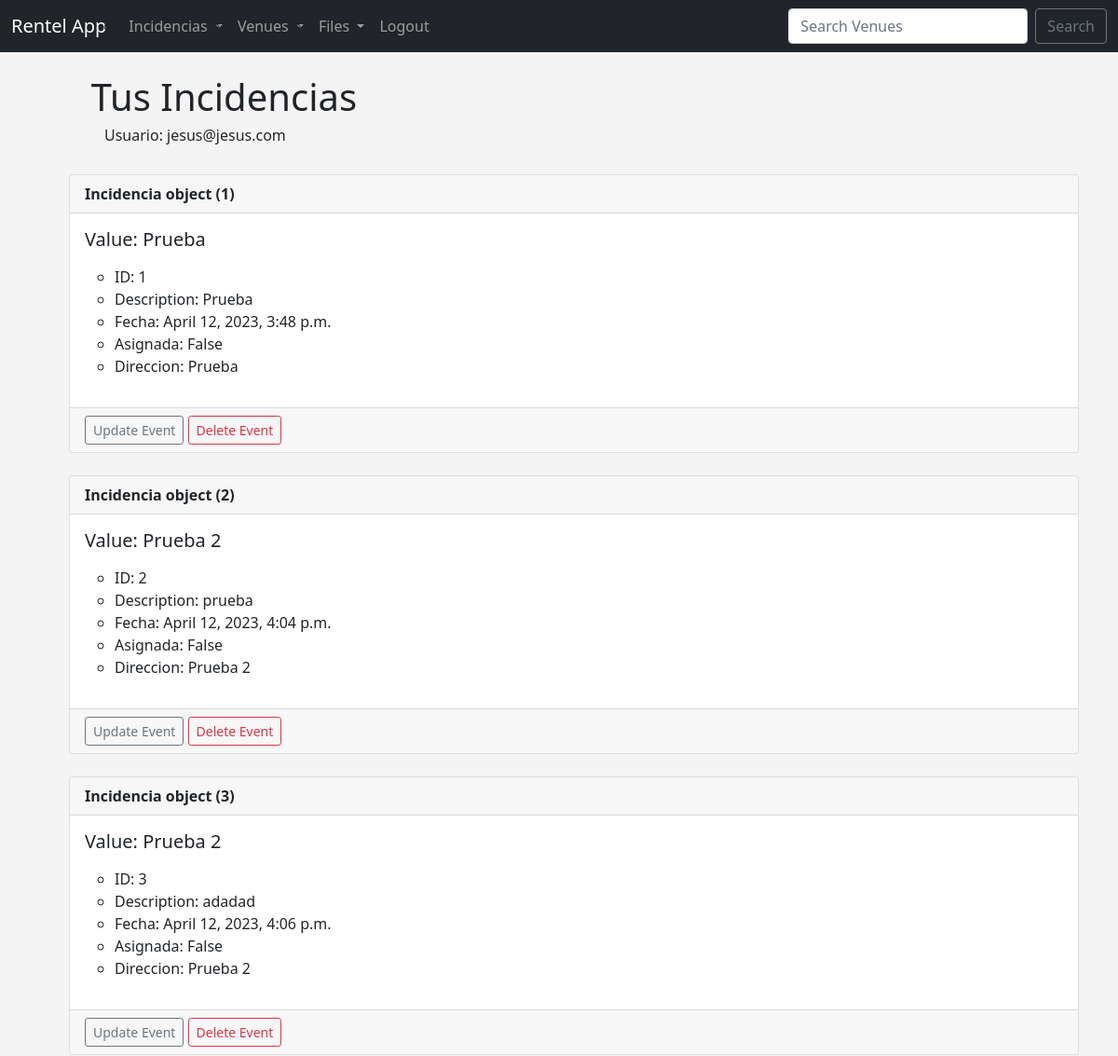
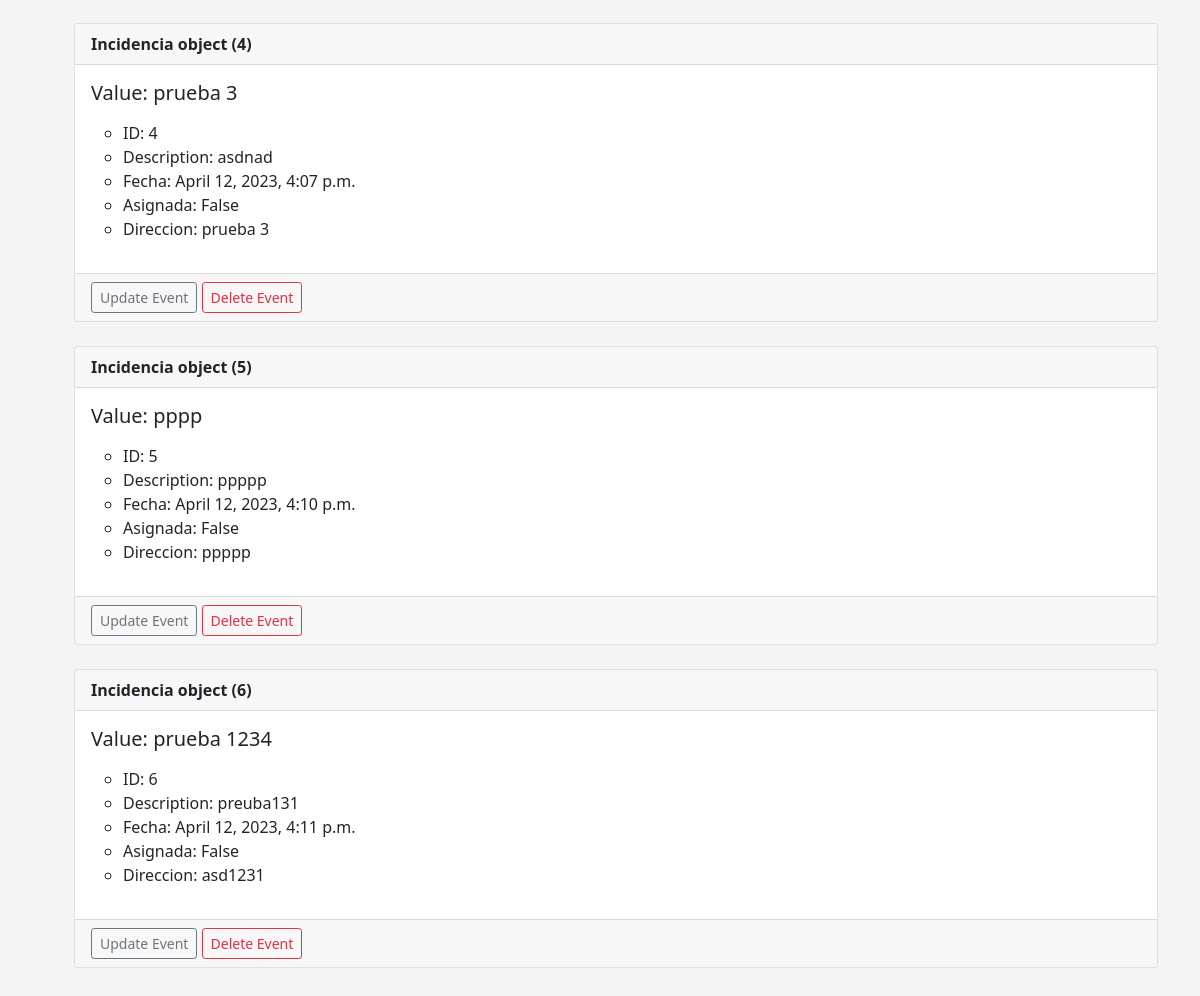
The page /incidencias (signed in) on the database its author committed (2 pictures, top to bottom).
### app/models.py (models this page shows)
class Usuario(AbstractBaseUser, PermissionsMixin):
    user = models.OneToOneField('self', on_delete=models.CASCADE, null=True, blank=True, default=None)
    email = models.EmailField(
                    verbose_name='email address',
                    max_length=255,
                    unique=True,
                )
    password = models.CharField(max_length=20, default=None)
    nombre = models.CharField(max_length=20)
    apellido = models.CharField(max_length=20)
    dni = models.CharField(max_length=9)
    ROL_CHOICES = (("CLIENTE", "Cliente"),
                   ("SOPORTE", "Soporte"),
                   ("TECNICO", "Tecnico"),
                   ("ADMIN", "Admin"),)
    rol = models.CharField(max_length=7, choices=ROL_CHOICES)
    tlf = models.CharField(max_length=9)
    direccion = models.CharField(max_length=50)
    is_staff = models.BooleanField(default=False)
    is_superuser = models.BooleanField(default=False)
    USERNAME_FIELD = 'email'
    objects = UsuarioManager()

class Incidencia(models.Model):
    titulo_incidencia = models.CharField(max_length=255, null=True)
    desc_incidencia = models.TextField()
    fecha = models.DateTimeField(auto_now_add=True, editable=True)
    asignada = models.BooleanField(default=False)
    direccion = models.CharField(max_length=255, null=True)
    cliente_id = models.ForeignKey(
        Usuario,
        related_name="incidencias",
        on_delete=models.CASCADE
    )

### app/views.py (the view)
# urls.py: path('incidencias', views.all_incidencias, name="mostrar-incidencias"),
def all_incidencias(request):
    incidencia_list = Incidencia.objects.all().order_by('fecha')
    template = loader.get_template('app/mostrar_incidencias.html')
    context = {
        'incidencia_list': incidencia_list
    }
    return HttpResponse(template.render(context, request))

### app/templates/app/mostrar_incidencias.html (shortened to what this page needs)
{% extends 'app/base.html' %}
{% block content %}
    {% if user.is_authenticated %}
    <h1> Tus Incidencias </h1>
    <h6 style="margin-left: 70px">Usuario: {{ user }}</h6>
    <br>
    <ul>
        {% for incidencia in incidencia_list %}
            {% if user == incidencia.cliente_id  %}
                <div class="card">
                    <div class="card-header">
                    <strong>{{ incidencia }}</strong>
                    </div>
                    <div class="card-body">
                    <h5 class="card-title">Value: {{ incidencia.titulo_incidencia }}</h5>
                    <p class="card-text">
                        <ul>
                            <li>ID: {{ incidencia.id }}</li>
                            <li>Description: {{ incidencia.desc_incidencia }}</li>
                            <li>Fecha: {{ incidencia.fecha }}</li>
                            <li>Asignada: {{ incidencia.asignada }}</li>
                            <li>Direccion: {{ incidencia.direccion }}</li>
                        </ul>
                    </p>
                    </div>
                    <div class="card-footer">
                        <a href={% url 'app:update-incidencia' incidencia.id %} class="btn btn-outline-secondary btn-sm"> Update Event </a>
                        <a href={% url 'app:delete-incidencia' incidencia.id %} class="btn btn-outline-danger btn-sm"> Delete Event </a>
                    </div>
                </div>
                <br>
            {% endif %}
        {% endfor %}
    {% endif %}
{% endblock %}

### app/templates/app/base.html (style rules this page uses)
body { background: #f4f4f4 }

### app/templates/app/mostrar_incidencias.html (style rules this page uses)
ul li { list-style-type: circle; }
h1 { margin-left: 5%; }

### rows shown on the page
Usuario: email "jesus@jesus.com"
Incidencia: id "Incidencia object (1)", titulo_incidencia "Prueba", id "1", desc_incidencia "Prueba", fecha "April 12, 2023, 3:48 p.m.", asignada "False", direccion "Prueba"
Incidencia: id "Incidencia object (2)", titulo_incidencia "Prueba 2", id "2", desc_incidencia "prueba", fecha "April 12, 2023, 4:04 p.m.", asignada "False", direccion "Prueba 2"
Incidencia: id "Incidencia object (3)", titulo_incidencia "Prueba 2", id "3", desc_incidencia "adadad", fecha "April 12, 2023, 4:06 p.m.", asignada "False", direccion "Prueba 2"
Incidencia: id "Incidencia object (4)", titulo_incidencia "prueba 3", id "4", desc_incidencia "asdnad", fecha "April 12, 2023, 4:07 p.m.", asignada "False", direccion "prueba 3"
Incidencia: id "Incidencia object (5)", titulo_incidencia "pppp", id "5", desc_incidencia "ppppp", fecha "April 12, 2023, 4:10 p.m.", asignada "False", direccion "ppppp"
Incidencia: id "Incidencia object (6)", titulo_incidencia "prueba 1234", id "6", desc_incidencia "preuba131", fecha "April 12, 2023, 4:11 p.m.", asignada "False", direccion "asd1231"
